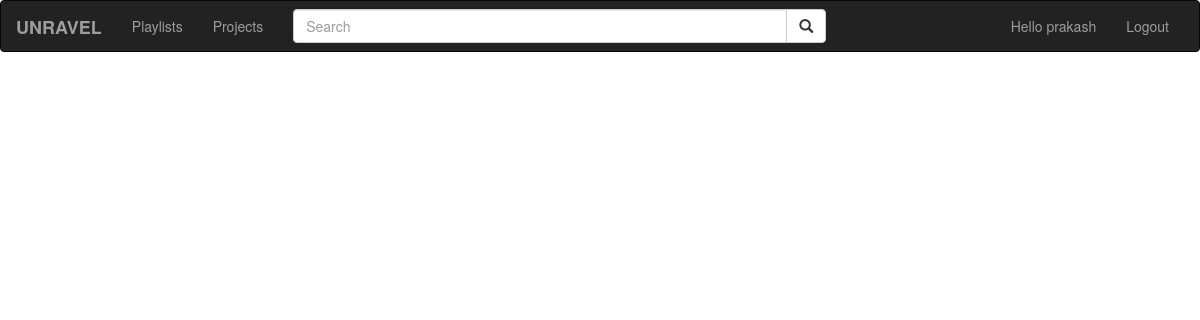
The page /user/history/ (signed in) on the database as committed earlier.
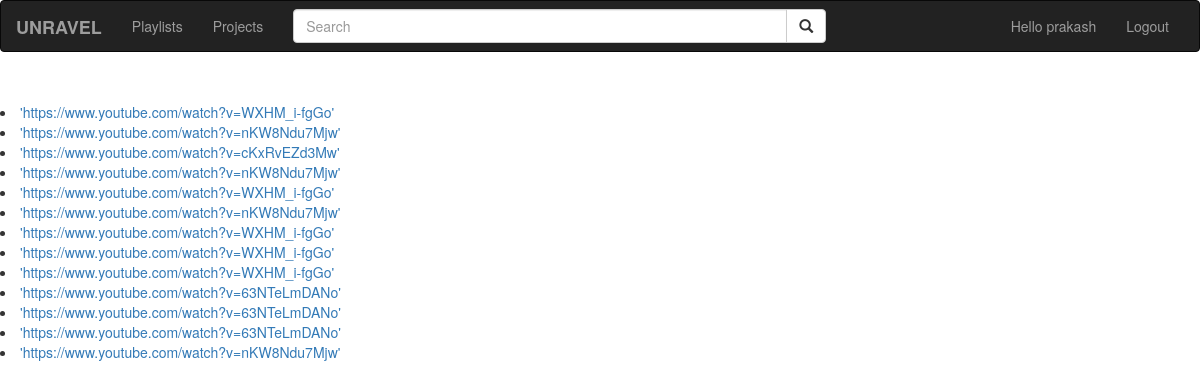
The same page on the database as committed later.
### youtube/models.py (models this page shows, shortened)
class History(models.Model):
    user = models.ForeignKey(User, on_delete=models.CASCADE)
    video_url = models.URLField(null=True, blank=True)

### youtube/views.py (the view)
@login_required
def view_history(request):
    username = request.user.username
    history = History.objects.filter(user__username=username)
    context = {'history': history}
    return render(request, 'youtube/history.html', context=context)

### youtube/templates/youtube/history.html (shortened to what this page needs)
{% extends 'base.html' %}
{% block content%}
    {% for video in history %}
        <li><a href="{{ video.video_url }}">{{ video.video_url }}</a></li>
    {% endfor %}
{% endblock %}

### templates/base.html (shortened to what this page needs)
<!DOCTYPE html>
<html lang="en">
<head>
    {% load static %}
    <link rel="stylesheet" href="https://maxcdn.bootstrapcdn.com/bootstrap/3.3.7/css/bootstrap.min.css">
</head>
<body>
    <div id="div1" style="padding-bottom: 3rem">
        <nav class="navbar navbar-inverse"  id="nav1" >
            <div class="container-fluid">
                <div class="navbar-header">
                    <a class="navbar-brand" href="/"><b>UNRAVEL</b></a>
                </div>
                <div class="collapse navbar-collapse" id="myNavbar">
                    <ul class="nav navbar-nav">
                        <li><a href="/playlist">Playlists</a></li>
                        <li><a href="/projects">Projects</a></li>
                    </ul>
                    <form  action = "http://www.google.com" class="navbar-form navbar-left">
                       <div class="input-group">
                            <input type="text" class="form-control" placeholder="Search" size="60">
                            <div class="input-group-btn">
                                <button class="btn btn-default" type="submit">
                                <i class="glyphicon glyphicon-search"></i>
                                </button>
                            </div>
                        </div>
                    </form>
                        <ul class="nav navbar-nav navbar-right" >
                            {% if user.is_authenticated %}
                                <li><a href=""> Hello {{user.username}}</a></li>
                                <li><a href="/logout/"> Logout </a></li>
                            {% else %}
                                <li ><a href="/login">Login</a></li>
                                <li><a href="/signup/">Signup</a></li>
                            {% endif %}
                        </ul>
                </div>
            </div>
        </nav>
    </div>
</body>
    {% block content%}
    {% endblock %}
</html>

Rows that differ between the two databases and show on the page:
added History: video_url "'https://www.youtube.com/watch?v=WXHM_i-fgGo'"
added History: video_url "'https://www.youtube.com/watch?v=nKW8Ndu7Mjw'"
added History: video_url "'https://www.youtube.com/watch?v=cKxRvEZd3Mw'"
added History: video_url "'https://www.youtube.com/watch?v=nKW8Ndu7Mjw'"
added History: video_url "'https://www.youtube.com/watch?v=WXHM_i-fgGo'"
added History: video_url "'https://www.youtube.com/watch?v=nKW8Ndu7Mjw'"
added History: video_url "'https://www.youtube.com/watch?v=WXHM_i-fgGo'"
added History: video_url "'https://www.youtube.com/watch?v=WXHM_i-fgGo'"
added History: video_url "'https://www.youtube.com/watch?v=WXHM_i-fgGo'"
added History: video_url "'https://www.youtube.com/watch?v=63NTeLmDANo'"
added History: video_url "'https://www.youtube.com/watch?v=63NTeLmDANo'"
added History: video_url "'https://www.youtube.com/watch?v=63NTeLmDANo'"
added History: video_url "'https://www.youtube.com/watch?v=nKW8Ndu7Mjw'"
